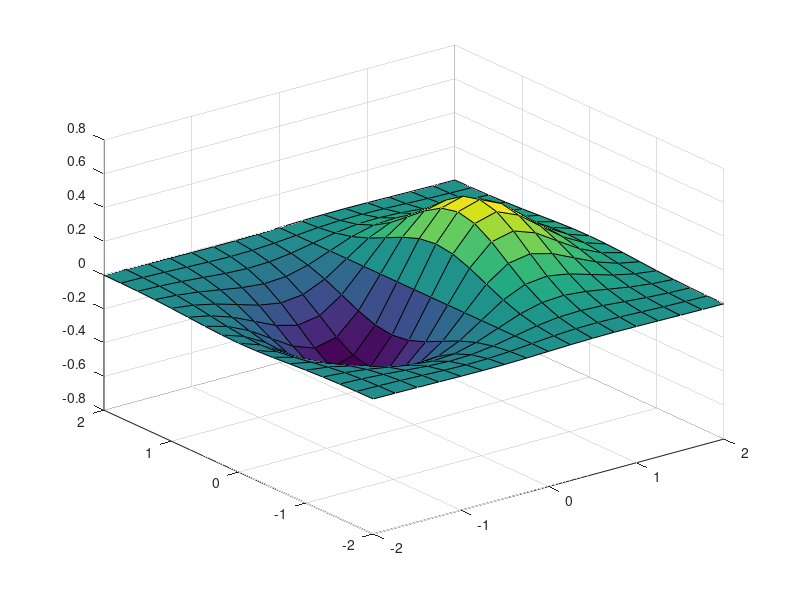

MATLAB code for this plot:
%name : Gonul AYCI
%e-mail : aycignl@gmail.com

function [] = barPlot ()

x=-2.9:0.2:2.9;
bar(x,exp(-x.*x));


x=0:0.25:10;
stairs(x,sin(x));


X= 0:pi/15:4*pi;
Y=exp(2*cos(X));
plot(X,Y,'b+')


t=0:pi/100:2*pi;
y=sin(t);
plot(t,y)
xlabel('sinüs sinyali')


t=0:pi/50:10*pi;
plot3(sin(t),cos(t),t)
grid on;axis square


x=0:0.05:5;
y=sin(x.^2);
plot(x,y);
xlabel('Time')
ylabel('Amplitude')


[X,Y]=meshgrid(-3:.125:3)
Z=peaks(X,Y);
meshz(X,Y,Z)


[X,Y]=meshgrid([-2:.25:2]);
Z=X.*exp(-X.^2 -Y.^2);
surf(X,Y,Z)
 
end
